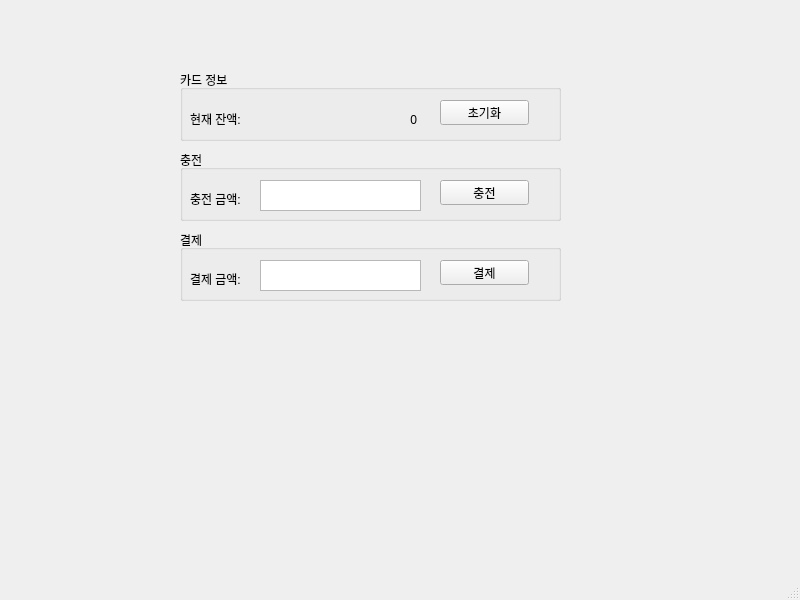
<?xml version="1.0" encoding="UTF-8"?>
<ui version="4.0">
 <class>MainWindow</class>
 <widget class="QMainWindow" name="MainWindow">
  <property name="geometry">
   <rect>
    <x>0</x>
    <y>0</y>
    <width>800</width>
    <height>600</height>
   </rect>
  </property>
  <property name="windowTitle">
   <string>MainWindow</string>
  </property>
  <widget class="QWidget" name="centralwidget">
   <widget class="QGroupBox" name="groupBox">
    <property name="geometry">
     <rect>
      <x>180</x>
      <y>70</y>
      <width>381</width>
      <height>71</height>
     </rect>
    </property>
    <property name="title">
     <string>카드 정보</string>
    </property>
    <widget class="QLabel" name="label">
     <property name="geometry">
      <rect>
       <x>10</x>
       <y>40</y>
       <width>67</width>
       <height>17</height>
      </rect>
     </property>
     <property name="text">
      <string>현재 잔액:</string>
     </property>
    </widget>
    <widget class="QLabel" name="totalLabel">
     <property name="geometry">
      <rect>
       <x>86</x>
       <y>40</y>
       <width>151</width>
       <height>20</height>
      </rect>
     </property>
     <property name="text">
      <string>0</string>
     </property>
     <property name="alignment">
      <set>Qt::AlignRight|Qt::AlignTrailing|Qt::AlignVCenter</set>
     </property>
    </widget>
    <widget class="QPushButton" name="resetButton">
     <property name="geometry">
      <rect>
       <x>260</x>
       <y>30</y>
       <width>89</width>
       <height>25</height>
      </rect>
     </property>
     <property name="text">
      <string>초기화</string>
     </property>
    </widget>
   </widget>
   <widget class="QGroupBox" name="groupBox_2">
    <property name="geometry">
     <rect>
      <x>180</x>
      <y>150</y>
      <width>381</width>
      <height>71</height>
     </rect>
    </property>
    <property name="title">
     <string>충전</string>
    </property>
    <widget class="QLabel" name="label_11">
     <property name="geometry">
      <rect>
       <x>10</x>
       <y>40</y>
       <width>67</width>
       <height>17</height>
      </rect>
     </property>
     <property name="text">
      <string>충전 금액:</string>
     </property>
    </widget>
    <widget class="QPushButton" name="chargeButton">
     <property name="geometry">
      <rect>
       <x>260</x>
       <y>30</y>
       <width>89</width>
       <height>25</height>
      </rect>
     </property>
     <property name="text">
      <string>충전</string>
     </property>
    </widget>
    <widget class="QTextEdit" name="chargeEdit">
     <property name="geometry">
      <rect>
       <x>80</x>
       <y>30</y>
       <width>161</width>
       <height>31</height>
      </rect>
     </property>
    </widget>
   </widget>
   <widget class="QGroupBox" name="groupBox_3">
    <property name="geometry">
     <rect>
      <x>180</x>
      <y>230</y>
      <width>381</width>
      <height>71</height>
     </rect>
    </property>
    <property name="title">
     <string>결제</string>
    </property>
    <widget class="QLabel" name="label_13">
     <property name="geometry">
      <rect>
       <x>10</x>
       <y>40</y>
       <width>67</width>
       <height>17</height>
      </rect>
     </property>
     <property name="text">
      <string>결제 금액:</string>
     </property>
    </widget>
    <widget class="QPushButton" name="paymentButton">
     <property name="geometry">
      <rect>
       <x>260</x>
       <y>30</y>
       <width>89</width>
       <height>25</height>
      </rect>
     </property>
     <property name="text">
      <string>결제</string>
     </property>
    </widget>
    <widget class="QTextEdit" name="paymentEdit">
     <property name="geometry">
      <rect>
       <x>80</x>
       <y>30</y>
       <width>161</width>
       <height>31</height>
      </rect>
     </property>
    </widget>
   </widget>
  </widget>
  <widget class="QMenuBar" name="menubar">
   <property name="geometry">
    <rect>
     <x>0</x>
     <y>0</y>
     <width>800</width>
     <height>22</height>
    </rect>
   </property>
  </widget>
  <widget class="QStatusBar" name="statusbar"/>
 </widget>
 <resources/>
 <connections/>
</ui>
